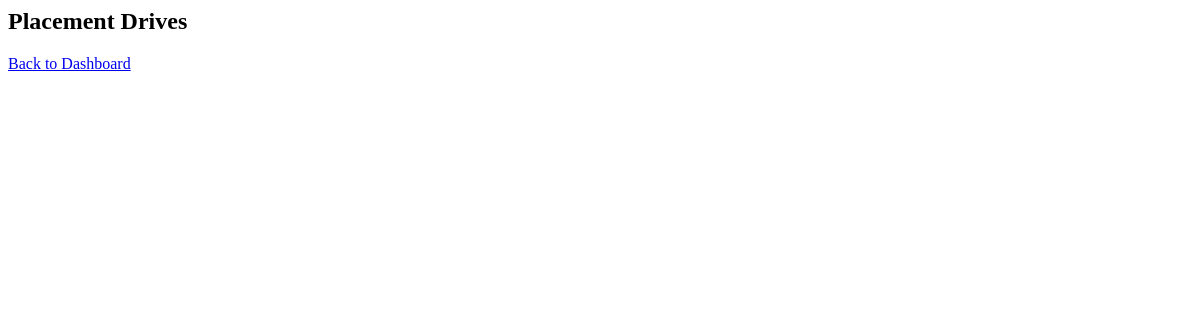
Page /admin/jobs on the earlier database version.
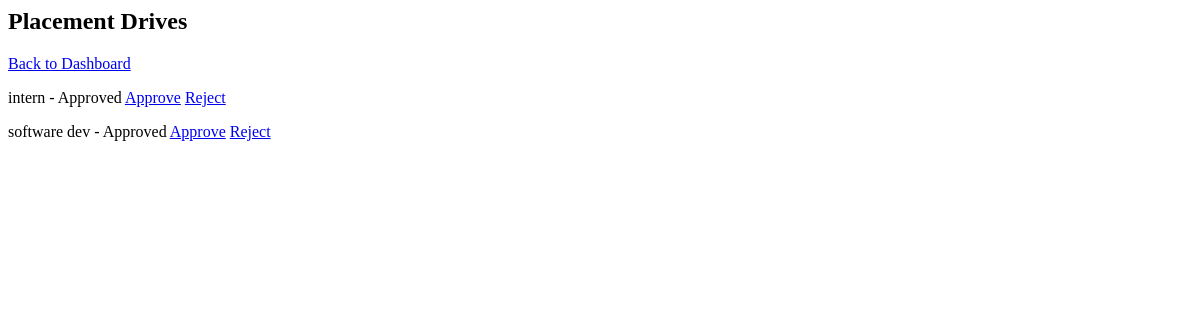
Same page on the later database version.
### models.py (models this page shows)
class JobPosition(db.Model):
    id = db.Column(db.Integer, primary_key=True)
    job_title = db.Column(db.String(200))
    job_description = db.Column(db.Text)
    eligibility = db.Column(db.String(200))
    salary = db.Column(db.Integer)
    deadline = db.Column(db.String(100))
    status = db.Column(db.String(50))
    company_id = db.Column(db.Integer, db.ForeignKey("company.id"))

### app.py (the view)
@app.route("/admin/jobs")
def admin_jobs():
    jobs = JobPosition.query.all()
    return render_template("admin_jobs.html", jobs=jobs)

### app.py (called while the page is built)
@app.before_request
def setup_db():
    if not hasattr(app, "db_initialized"):
        with app.app_context():
            db.create_all()
            if not Admin.query.filter_by(username="admin").first():
                admin = Admin(
                    username="admin",
                    password="admin123"
                )
                db.session.add(admin)
                db.session.commit()
        app.db_initialized = True

### templates/admin_jobs.html
<h2>Placement Drives</h2>
<a href="admin/dashboard"> Back to Dashboard</a>
{% for j in jobs %}
<p>
{{ j.job_title }} - {{ j.status }}
<a href="/admin/job/{{j.id}}/approve">Approve</a>
<a href="/admin/job/{{j.id}}/reject">Reject</a>
</p>
{% endfor %}

Differences in the rows shown:
added JobPosition: job_title "intern", status "Approved"
added JobPosition: job_title "software dev", status "Approved"
